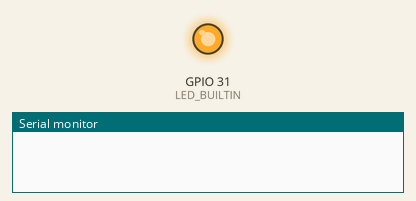
Simulated run of this sketch. Board: ESP32. Parts: output pins drawn as LEDs (lit = HIGH), the last lines printed to the serial monitor.

Above: at 5.0 s.
At 10.5 s:
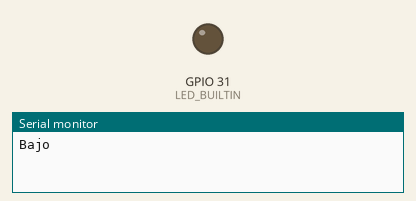
Timing chart, 0 to 14.3 s (numbered marks = the images above):
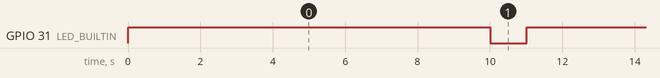

The sketch:

programa1_esp32.ino
```cpp
//led en GPIO 2
//int ledPin=2;

#define LED_BUILTIN 31

void setup() {
  // put your setup code here, to run once:

  pinMode(LED_BUILTIN, OUTPUT);
  Serial.begin(115200);
  delay(10);

}

void loop() {
  // put your main code here, to run repeatedly:
  //int x;
  //x=0;
  digitalWrite(LED_BUILTIN,HIGH);
 // Serial.println("ALto");
  delay(10000);
  //Serial.println("hola\n");
  digitalWrite(LED_BUILTIN,LOW);
  Serial.println("Bajo");
  delay(1000);

}
```

Measured:
- by itself, GPIO 31 (LED_BUILTIN): alternates HIGH for 10.0 s and LOW for 1.0 s
